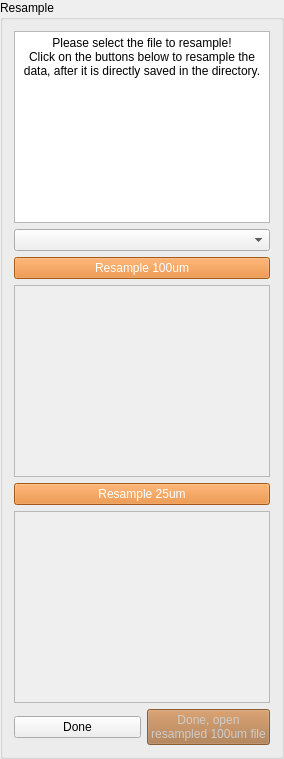
    <widget class="QGroupBox" name="groupBox_resample">
     <property name="title">
      <string>Resample</string>
     </property>
     <layout class="QGridLayout" name="gridLayout_17" columnstretch="1,0,0">
      <item row="2" column="0" colspan="3">
       <widget class="QPushButton" name="pushButton_resample100um">
        <property name="toolTip">
         <string>Resample the selected file to 100µm isotropic spacing.</string>
        </property>
        <property name="autoFillBackground">
         <bool>false</bool>
        </property>
        <property name="styleSheet">
         <string notr="true"> QPushButton { background-color: #e67e22; color: white; } QPushButton:disabled { background-color: #a9713f; color: #cccccc; }</string>
        </property>
        <property name="text">
         <string>Resample 100um</string>
        </property>
       </widget>
      </item>
      <item row="6" column="2">
       <widget class="QPushButton" name="pushButton_openfile100um">
        <property name="enabled">
         <bool>false</bool>
        </property>
        <property name="toolTip">
         <string>Open the resampled 100µm file as the new main image.</string>
        </property>
        <property name="autoFillBackground">
         <bool>false</bool>
        </property>
        <property name="styleSheet">
         <string notr="true"> QPushButton { background-color: #e67e22; color: white; } QPushButton:disabled { background-color: #a9713f; color: #cccccc; }</string>
        </property>
        <property name="text">
         <string>Done, open 
resampled 100um file</string>
        </property>
       </widget>
      </item>
      <item row="6" column="0" colspan="2">
       <widget class="QPushButton" name="pushButton_done">
        <property name="toolTip">
         <string>Close this dialog.</string>
        </property>
        <property name="text">
         <string>Done</string>
        </property>
       </widget>
      </item>
      <item row="4" column="0" colspan="3">
       <widget class="QPushButton" name="pushButton_resample25um">
        <property name="toolTip">
         <string>Resample the selected file to 25µm isotropic spacing.</string>
        </property>
        <property name="autoFillBackground">
         <bool>false</bool>
        </property>
        <property name="styleSheet">
         <string notr="true"> QPushButton { background-color: #e67e22; color: white; } QPushButton:disabled { background-color: #a9713f; color: #cccccc; }</string>
        </property>
        <property name="text">
         <string>Resample 25um</string>
        </property>
       </widget>
      </item>
      <item row="1" column="0" colspan="3">
       <widget class="QComboBox" name="comboBox_resamplefiles">
        <property name="toolTip">
         <string>Choose which loaded file to resample.</string>
        </property>
       </widget>
      </item>
      <item row="0" column="0" colspan="3">
       <widget class="QTextBrowser" name="textBrowser_4">
        <property name="maximumSize">
         <size>
          <width>16777215</width>
          <height>16777215</height>
         </size>
        </property>
        <property name="styleSheet">
         <string notr="true"/>
        </property>
        <property name="verticalScrollBarPolicy">
         <enum>Qt::ScrollBarAsNeeded</enum>
        </property>
        <property name="horizontalScrollBarPolicy">
         <enum>Qt::ScrollBarAsNeeded</enum>
        </property>
        <property name="html">
         <string>&lt;!DOCTYPE HTML PUBLIC &quot;-//W3C//DTD HTML 4.0//EN&quot; &quot;http://www.w3.org/TR/REC-html40/strict.dtd&quot;&gt;
&lt;html&gt;&lt;head&gt;&lt;meta name=&quot;qrichtext&quot; content=&quot;1&quot; /&gt;&lt;meta charset=&quot;utf-8&quot; /&gt;&lt;style type=&quot;text/css&quot;&gt;
p, li { white-space: pre-wrap; }
hr { height: 1px; border-width: 0; }
li.unchecked::marker { content: &quot;\2610&quot;; }
li.checked::marker { content: &quot;\2612&quot;; }
&lt;/style&gt;&lt;/head&gt;&lt;body style=&quot; font-family:'Ubuntu Sans'; font-size:11pt; font-weight:400; font-style:normal;&quot;&gt;
&lt;p align=&quot;center&quot; style=&quot; margin-top:0px; margin-bottom:0px; margin-left:0px; margin-right:0px; -qt-block-indent:0; text-indent:0px;&quot;&gt;&lt;span style=&quot; font-family:'Segoe UI'; font-size:9pt;&quot;&gt;Please select the file to resample!&lt;br /&gt;Click on the buttons below to resample the data, after it is directly saved in the directory.&lt;/span&gt;&lt;/p&gt;&lt;/body&gt;&lt;/html&gt;</string>
        </property>
       </widget>
      </item>
      <item row="5" column="0" colspan="3">
       <widget class="QTextEdit" name="textEdit_resample25">
        <property name="enabled">
         <bool>false</bool>
        </property>
        <property name="maximumSize">
         <size>
          <width>16777215</width>
          <height>16777215</height>
         </size>
        </property>
        <property name="readOnly">
         <bool>true</bool>
        </property>
       </widget>
      </item>
      <item row="3" column="0" colspan="3">
       <widget class="QTextEdit" name="textEdit_resample100">
        <property name="enabled">
         <bool>false</bool>
        </property>
        <property name="maximumSize">
         <size>
          <width>16777215</width>
          <height>16777215</height>
         </size>
        </property>
        <property name="readOnly">
         <bool>true</bool>
        </property>
       </widget>
      </item>
     </layout>
    </widget>
